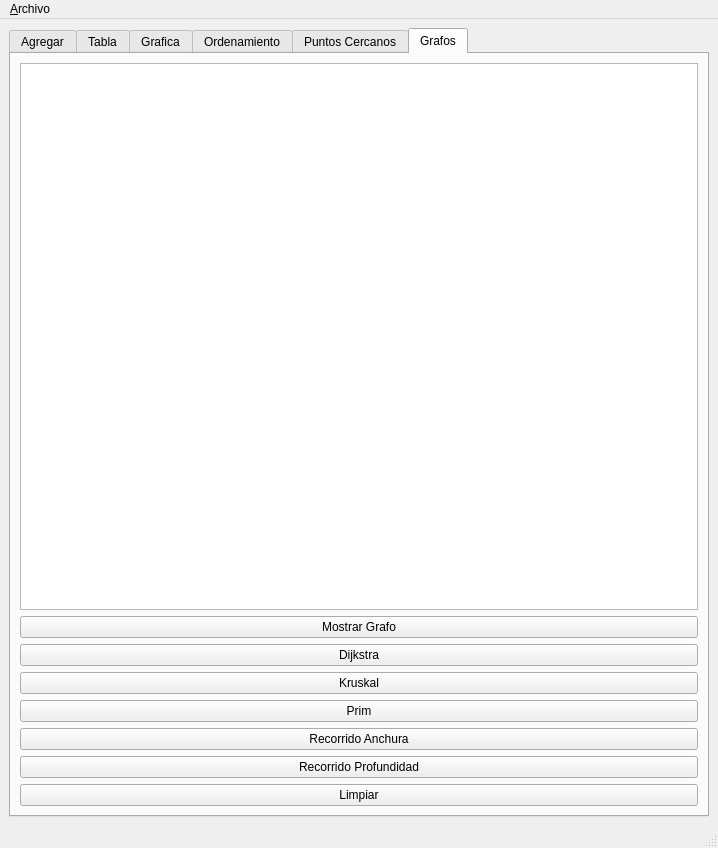
<?xml version="1.0" encoding="UTF-8"?>
<ui version="4.0">
 <class>MainWindow</class>
 <widget class="QMainWindow" name="MainWindow">
  <property name="geometry">
   <rect>
    <x>0</x>
    <y>0</y>
    <width>718</width>
    <height>848</height>
   </rect>
  </property>
  <property name="windowTitle">
   <string>Grafo  (Algoritmo Dijkstra) - Act 13</string>
  </property>
  <widget class="QWidget" name="centralwidget">
   <layout class="QGridLayout" name="gridLayout_5">
    <item row="0" column="0">
     <widget class="QTabWidget" name="tabWidget">
      <property name="currentIndex">
       <number>5</number>
      </property>
      <widget class="QWidget" name="tabAgregar">
       <attribute name="title">
        <string>Agregar</string>
       </attribute>
       <layout class="QGridLayout" name="gridLayout">
        <item row="7" column="0">
         <widget class="QLabel" name="label_10">
          <property name="text">
           <string>Distancia Euclidiana</string>
          </property>
         </widget>
        </item>
        <item row="6" column="1">
         <widget class="QSpinBox" name="spBxR">
          <property name="maximum">
           <number>255</number>
          </property>
         </widget>
        </item>
        <item row="8" column="1">
         <widget class="QPushButton" name="btnMostrar">
          <property name="text">
           <string>Mostrar</string>
          </property>
         </widget>
        </item>
        <item row="3" column="1" colspan="3">
         <widget class="QLineEdit" name="lnEdtDestX"/>
        </item>
        <item row="7" column="1" colspan="3">
         <widget class="QLineEdit" name="lnEdtDistEucl"/>
        </item>
        <item row="0" column="0">
         <widget class="QLabel" name="label">
          <property name="text">
           <string>Id</string>
          </property>
         </widget>
        </item>
        <item row="1" column="1" colspan="3">
         <widget class="QLineEdit" name="lnEdtOrigX"/>
        </item>
        <item row="5" column="0">
         <widget class="QLabel" name="label_9">
          <property name="text">
           <string>Velocidad</string>
          </property>
         </widget>
        </item>
        <item row="1" column="0">
         <widget class="QLabel" name="label_2">
          <property name="text">
           <string>Origen (X,Y)</string>
          </property>
         </widget>
        </item>
        <item row="3" column="0">
         <widget class="QLabel" name="label_5">
          <property name="text">
           <string>Destino (X,Y)</string>
          </property>
         </widget>
        </item>
        <item row="5" column="1" colspan="3">
         <widget class="QLineEdit" name="lnEdtVel"/>
        </item>
        <item row="8" column="0">
         <widget class="QPushButton" name="btnEnviar">
          <property name="text">
           <string>Enviar</string>
          </property>
         </widget>
        </item>
        <item row="9" column="0" rowspan="2" colspan="5">
         <widget class="QPlainTextEdit" name="plnTxtWdgtSalida"/>
        </item>
        <item row="6" column="2" colspan="2">
         <widget class="QSpinBox" name="spBxG">
          <property name="maximum">
           <number>255</number>
          </property>
         </widget>
        </item>
        <item row="6" column="4">
         <widget class="QSpinBox" name="spBxB">
          <property name="maximum">
           <number>255</number>
          </property>
         </widget>
        </item>
        <item row="6" column="0">
         <widget class="QLabel" name="label_7">
          <property name="text">
           <string>Color (R,G,B)</string>
          </property>
         </widget>
        </item>
        <item row="0" column="1" colspan="3">
         <widget class="QLineEdit" name="lnEdtID"/>
        </item>
        <item row="1" column="4">
         <widget class="QLineEdit" name="lnEdtOrigY"/>
        </item>
        <item row="3" column="4">
         <widget class="QLineEdit" name="lnEdtDestY"/>
        </item>
       </layout>
      </widget>
      <widget class="QWidget" name="tabTabla">
       <attribute name="title">
        <string>Tabla</string>
       </attribute>
       <layout class="QGridLayout" name="gridLayout_2">
        <item row="0" column="0">
         <layout class="QHBoxLayout" name="horizontalLayout_2">
          <item>
           <widget class="QLineEdit" name="lnEdtBuscar"/>
          </item>
          <item>
           <widget class="QPushButton" name="btnBuscar">
            <property name="text">
             <string>Buscar</string>
            </property>
           </widget>
          </item>
         </layout>
        </item>
        <item row="1" column="0">
         <widget class="QTableWidget" name="tblWdgtTabla"/>
        </item>
        <item row="2" column="0">
         <widget class="QPushButton" name="btnMostrarTabla">
          <property name="text">
           <string>Mostrar</string>
          </property>
         </widget>
        </item>
       </layout>
      </widget>
      <widget class="QWidget" name="tabGrafica">
       <attribute name="title">
        <string>Grafica</string>
       </attribute>
       <layout class="QGridLayout" name="gridLayout_3">
        <item row="0" column="0" colspan="2">
         <widget class="QGraphicsView" name="graphicsView"/>
        </item>
        <item row="1" column="0">
         <widget class="QPushButton" name="btnDibujar">
          <property name="text">
           <string>Dibujar</string>
          </property>
         </widget>
        </item>
        <item row="1" column="1">
         <widget class="QPushButton" name="btnLimpiar">
          <property name="text">
           <string>Limpiar</string>
          </property>
         </widget>
        </item>
       </layout>
      </widget>
      <widget class="QWidget" name="tabOrdenamiento">
       <attribute name="title">
        <string>Ordenamiento</string>
       </attribute>
       <layout class="QGridLayout" name="gridLayout_4">
        <item row="2" column="1">
         <layout class="QHBoxLayout" name="horizontalLayout">
          <item>
           <widget class="QPushButton" name="btnVelocidad">
            <property name="text">
             <string>Velocidad</string>
            </property>
           </widget>
          </item>
          <item>
           <widget class="QPushButton" name="btnDistancia">
            <property name="text">
             <string>Distancia</string>
            </property>
           </widget>
          </item>
          <item>
           <widget class="QPushButton" name="btnMostrarOrd">
            <property name="text">
             <string>Mostrar</string>
            </property>
           </widget>
          </item>
          <item>
           <widget class="QPushButton" name="btnLimpiar_2">
            <property name="text">
             <string>Limpiar</string>
            </property>
           </widget>
          </item>
         </layout>
        </item>
        <item row="0" column="0" colspan="2">
         <widget class="QGraphicsView" name="graphicViewOrdenar"/>
        </item>
        <item row="2" column="0">
         <spacer name="horizontalSpacer">
          <property name="orientation">
           <enum>Qt::Horizontal</enum>
          </property>
          <property name="sizeHint" stdset="0">
           <size>
            <width>208</width>
            <height>20</height>
           </size>
          </property>
         </spacer>
        </item>
       </layout>
      </widget>
      <widget class="QWidget" name="tabPuntosCercanos">
       <attribute name="title">
        <string>Puntos Cercanos</string>
       </attribute>
       <layout class="QGridLayout" name="gridLayout_6">
        <item row="1" column="0">
         <widget class="QPushButton" name="btnLimpiarPC">
          <property name="text">
           <string>Limpiar</string>
          </property>
         </widget>
        </item>
        <item row="1" column="1">
         <widget class="QPushButton" name="btnMostrarPuntosCercanos">
          <property name="text">
           <string>Mostrar Puntos Cercanos</string>
          </property>
         </widget>
        </item>
        <item row="1" column="2">
         <widget class="QPushButton" name="btnMostrarPuntos">
          <property name="text">
           <string>Mostrar Puntos</string>
          </property>
         </widget>
        </item>
        <item row="0" column="0" colspan="3">
         <widget class="QGraphicsView" name="graphicsViewPuntosCercanos"/>
        </item>
       </layout>
      </widget>
      <widget class="QWidget" name="tabGrafos">
       <attribute name="title">
        <string>Grafos</string>
       </attribute>
       <layout class="QVBoxLayout" name="verticalLayout">
        <item>
         <widget class="QPlainTextEdit" name="plnTxtEdtGrafo"/>
        </item>
        <item>
         <widget class="QPushButton" name="btnMostrarGrafo">
          <property name="text">
           <string>Mostrar Grafo</string>
          </property>
         </widget>
        </item>
        <item>
         <widget class="QPushButton" name="btnDijkstra">
          <property name="text">
           <string>Dijkstra</string>
          </property>
         </widget>
        </item>
        <item>
         <widget class="QPushButton" name="btnKruskal">
          <property name="text">
           <string>Kruskal</string>
          </property>
         </widget>
        </item>
        <item>
         <widget class="QPushButton" name="btnPrim">
          <property name="text">
           <string>Prim</string>
          </property>
         </widget>
        </item>
        <item>
         <widget class="QPushButton" name="btnRecorridoAnchura">
          <property name="text">
           <string>Recorrido Anchura</string>
          </property>
         </widget>
        </item>
        <item>
         <widget class="QPushButton" name="btnRecorridoProfundidad">
          <property name="text">
           <string>Recorrido Profundidad</string>
          </property>
         </widget>
        </item>
        <item>
         <widget class="QPushButton" name="btnLimpiar_3">
          <property name="text">
           <string>Limpiar</string>
          </property>
         </widget>
        </item>
       </layout>
      </widget>
     </widget>
    </item>
   </layout>
  </widget>
  <widget class="QMenuBar" name="menubar">
   <property name="geometry">
    <rect>
     <x>0</x>
     <y>0</y>
     <width>718</width>
     <height>22</height>
    </rect>
   </property>
   <widget class="QMenu" name="menuArchivo">
    <property name="title">
     <string>&amp;Archivo</string>
    </property>
    <addaction name="actionAbrir"/>
    <addaction name="actionGuardar"/>
   </widget>
   <addaction name="menuArchivo"/>
  </widget>
  <widget class="QStatusBar" name="statusbar"/>
  <action name="actionAbrir">
   <property name="text">
    <string>&amp;Abrir</string>
   </property>
   <property name="shortcut">
    <string>Ctrl+O</string>
   </property>
  </action>
  <action name="actionGuardar">
   <property name="text">
    <string>&amp;Guardar</string>
   </property>
   <property name="shortcut">
    <string>Ctrl+S</string>
   </property>
  </action>
  <action name="actionVer">
   <property name="text">
    <string>&amp;Ver</string>
   </property>
  </action>
 </widget>
 <resources/>
 <connections/>
</ui>
